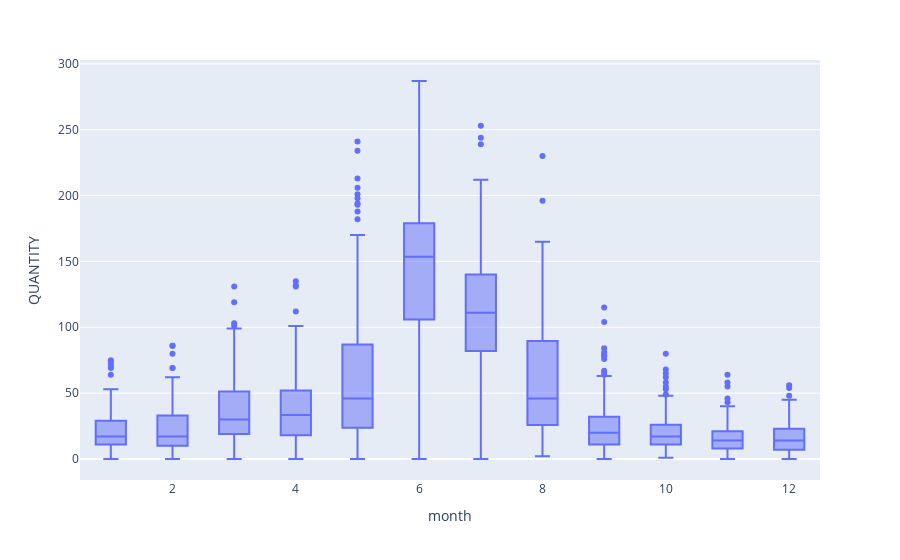

The cell this chart's notebook holds for it:
### Code cell
px.box(swim_df, x='month', y='QUANTITY')

### Figure 1 — Plotly figure (JSON) as saved in the notebook; plotly's stock layout.template omitted (floating-point values rounded to 4 significant figures; data arrays with more than 128 entries replaced by an {"elided": "..."} marker saying what was removed)
{"data": [{"alignmentgroup": "True", "hovertemplate": "month=%{x}<br>QUANTITY=%{y}<extra></extra>", "legendgroup": "", "marker": {"color": "#636efa"}, "name": "", "notched": false, "offsetgroup": "", "orientation": "v", "showlegend": false, "type": "box", "x": {"elided": "2557 int values"}, "x0": " ", "xaxis": "x", "y": {"elided": "2557 int values"}, "y0": " ", "yaxis": "y"}], "layout": {"boxmode": "group", "legend": {"tracegroupgap": 0}, "margin": {"t": 60}, "xaxis": {"anchor": "y", "domain": [0, 1], "title": {"text": "month"}}, "yaxis": {"anchor": "x", "domain": [0, 1], "title": {"text": "QUANTITY"}}}}
